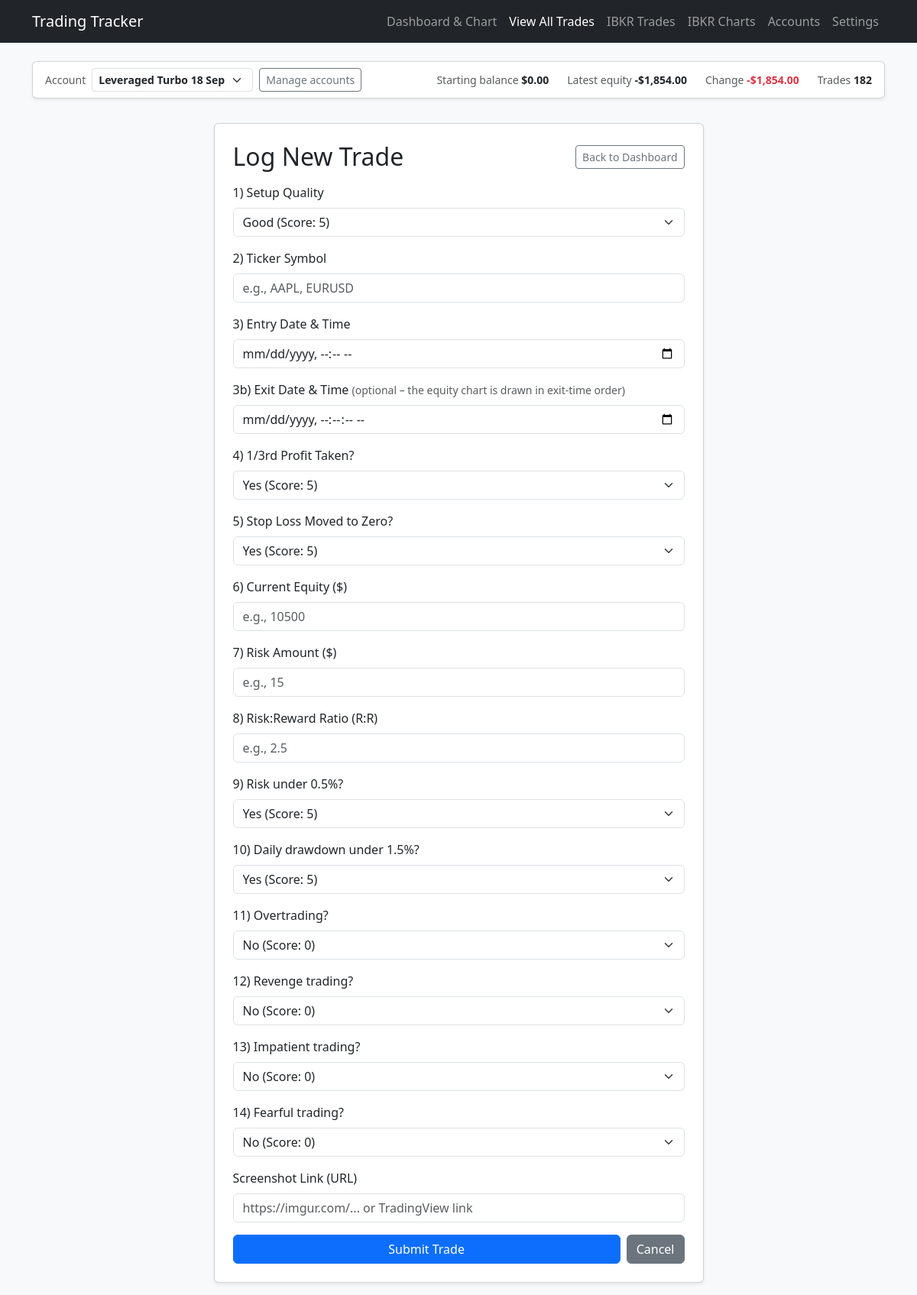
/new-trade, run on the app's committed database.
### flask_app.py (models this page shows, shortened)
class Account(db.Model):
    id = db.Column(db.Integer, primary_key=True)
    name = db.Column(db.String(60), unique=True, nullable=False)
    starting_balance = db.Column(db.Float, nullable=True)
    created = db.Column(db.DateTime, default=datetime.utcnow)

class Trade(db.Model):
    id = db.Column(db.Integer, primary_key=True)
    position = db.Column(db.Integer, default=0)
    setup_quality_str = db.Column(db.String(20), nullable=False)
    ticker = db.Column(db.String(20), nullable=False)
    entry_datetime = db.Column(db.String(50), nullable=False)
    profit_taken_str = db.Column(db.String(10), nullable=False)
    stop_loss_zero_str = db.Column(db.String(10), nullable=False)
    current_equity = db.Column(db.Float, nullable=False)
    risk_str = db.Column(db.String(20), nullable=False)
    risk_reward_str = db.Column(db.String(20), nullable=False)
    risk_under_half_str = db.Column(db.String(10), nullable=True)
    daily_risk_str = db.Column(db.String(10), nullable=True)
    overtrading_str = db.Column(db.String(10), nullable=True, default='no')
    revenge_trading_str = db.Column(db.String(10), nullable=True, default='no')
    impatient_trading_str = db.Column(db.String(10), nullable=True, default='no')
    fearful_trading_str = db.Column(db.String(10), nullable=True, default='no')
    setup_score = db.Column(db.Float, nullable=False)
    profit_score = db.Column(db.Float, nullable=False)
    stop_loss_score = db.Column(db.Float, nullable=False)
    risk_score = db.Column(db.Float, nullable=False)
    risk_reward_score = db.Column(db.Float, nullable=False)
    daily_risk_score = db.Column(db.Float, nullable=True, default=0.0)
    psychology_score = db.Column(db.Float, nullable=True, default=0.0)
    total_score = db.Column(db.Float, nullable=False)
    timestamp = db.Column(db.DateTime, default=datetime.utcnow)
    screenshot_url = db.Column(db.String(500), nullable=True)
    account_id = db.Column(db.Integer, db.ForeignKey('account.id'), nullable=True)
    exit_datetime = db.Column(db.String(50), nullable=True)

### flask_app.py (the view)
@app.route('/new-trade')
def new_trade_page():
    pts = {key: get_rule_points(key) for key in SCORING_RULES}
    account = get_active_account()
    has_trades = Trade.query.filter_by(account_id=account.id).first() is not None
    default_equity = (
        account.starting_balance
        if not has_trades and account.starting_balance is not None
        else None
    )
    return render_template('new_trade.html', pts=pts, default_equity=default_equity)

### flask_app.py (called while the page is built)
def parse_points(text, count):
    parts = [p for p in re.split(r'[/,\s]+', str(text or '').strip()) if p]
    if len(parts) != count:
        return None
    try:
        return [float(p) for p in parts]
    except ValueError:
        return None

def get_rule_points(key):
    rule = SCORING_RULES[key]
    setting = AppSetting.query.filter_by(key=key).first()
    if setting:
        parsed = parse_points(setting.value, rule['count'])
        if parsed is not None:
            return parsed
    return list(rule['defaults'])

def get_active_account():
    try:
        account = db.session.get(Account, int(request.cookies.get('account_id', '')))
    except ValueError:
        account = None
    return account or Account.query.order_by(Account.id.asc()).first()

def trade_profit_loss(trade):
    try:
        return float(trade.risk_str) * float(trade.risk_reward_str)
    except (TypeError, ValueError):
        return 0.0

def account_summary(account):
    trades = (
        Trade.query.filter_by(account_id=account.id)
        .order_by(Trade.position.asc())
        .all()
    )
    start = account.starting_balance
    latest = trades[-1].current_equity if trades else start
    change = latest - start if latest is not None and start is not None else None
    change_pct = change / start * 100 if change is not None and start and start > 0 else None
    return {
        'trade_count': len(trades),
        'starting_balance': start,
        'latest_equity': latest,
        'change': change,
        'change_pct': change_pct,
        'net_pl': sum(trade_profit_loss(t) for t in trades),
        'avg_score': (
            sum(t.total_score for t in trades) / len(trades) if trades else None
        ),
    }

@app.context_processor
def inject_accounts():
    return {
        'accounts': Account.query.order_by(Account.id.asc()).all(),
        'active_account': get_active_account(),
        'account_summary': account_summary,
    }

### templates/new_trade.html (shortened to what this page needs)
<!DOCTYPE html>
<html lang="en">
<head>
    <link href="https://cdn.jsdelivr.net/npm/bootstrap@5.3.0/dist/css/bootstrap.min.css" rel="stylesheet">
</head>
<body class="bg-light">
    <nav class="navbar navbar-expand-lg navbar-dark bg-dark mb-4">
    <div class="container">
        <a class="navbar-brand" href="/">Trading Tracker</a>
            <div class="navbar-nav">
                <a class="nav-link" href="/">Dashboard & Chart</a>
                <a class="nav-link active" href="/trades-list">View All Trades</a>
                <a class="nav-link" href="/ibkr">IBKR Trades</a>
                <a class="nav-link" href="/ibkr-charts">IBKR Charts</a>
                <a class="nav-link" href="/accounts">Accounts</a>
                <a class="nav-link" href="/settings">Settings</a>
            </div>
    </div>
    </nav>
{% include '_account_bar.html' %}
    <div class="container py-3">
        <div class="row justify-content-center">
            <div class="col-lg-7">
                <div class="card shadow-sm p-4">
                    <div class="d-flex justify-content-between align-items-center mb-3">
                        <h2 class="card-title m-0">Log New Trade</h2>
                        <a href="/" class="btn btn-outline-secondary btn-sm">Back to Dashboard</a>
                    </div>
                    <form id="tradeForm">
                        <div class="mb-3">
                            <label class="form-label">1) Setup Quality</label>
                            <select class="form-select" id="setup_quality" required>
                                <option value="good">Good (Score: {{ "%g"|format(pts['setup_good'][0]) }})</option>
                            </select>
                        </div>
                        <div class="mb-3">
                            <label class="form-label">2) Ticker Symbol</label>
                            <input type="text" class="form-control" id="ticker" placeholder="e.g., AAPL, EURUSD" required>
                        </div>
                        <div class="mb-3">
                            <label class="form-label">3) Entry Date & Time</label>
                            <input type="datetime-local" class="form-control" id="entry_datetime" required>
                        </div>
                        <div class="mb-3">
                            <label class="form-label">3b) Exit Date &amp; Time <span class="text-muted small">(optional &ndash; the equity chart is drawn in exit-time order)</span></label>
                            <input type="datetime-local" step="1" class="form-control" id="exit_datetime">
                        </div>
                        <div class="mb-3">
                            <label class="form-label">4) 1/3rd Profit Taken?</label>
                            <select class="form-select" id="profit_taken" required>
                                <option value="yes">Yes (Score: {{ "%g"|format(pts['profit_yes'][0]) }})</option>
                            </select>
                        </div>
                        <div class="mb-3">
                            <label class="form-label">5) Stop Loss Moved to Zero?</label>
                            <select class="form-select" id="stop_loss_zero" required>
                                <option value="yes">Yes (Score: {{ "%g"|format(pts['sl_yes'][0]) }})</option>
                            </select>
                        </div>
                        <div class="mb-3">
                            <label class="form-label">6) Current Equity ($)</label>
                            <input type="number" step="any" class="form-control" id="current_equity" placeholder="e.g., 10500" required
                                   {% if default_equity is not none %}value="{{ default_equity }}"{% endif %}>
                        </div>
                        <div class="mb-3">
                            <label class="form-label">7) Risk Amount ($)</label>
                            <input type="number" step="any" class="form-control" id="risk_val" placeholder="e.g., 15" required>
                        </div>
                        <div class="mb-3">
                            <label class="form-label">8) Risk:Reward Ratio (R:R)</label>
                            <input type="number" step="any" class="form-control" id="risk_reward_val" placeholder="e.g., 2.5" required>
                        </div>
                        <div class="mb-3">
                            <label class="form-label">9) Risk under 0.5%?</label>
                            <select class="form-select" id="risk_under_half" required>
                                <option value="yes">Yes (Score: {{ "%g"|format(pts['risk_under_half'][0]) }})</option>
                            </select>
                        </div>
                        <div class="mb-3">
                            <label class="form-label">10) Daily drawdown under 1.5%?</label>
                            <select class="form-select" id="daily_risk" required>
                                <option value="yes">Yes (Score: {{ "%g"|format(pts['daily_dd'][0]) }})</option>
                            </select>
                        </div>
                        <div class="mb-3">
                            <label class="form-label">11) Overtrading?</label>
                            <select class="form-select" id="overtrading" required>
                                <option value="no">No (Score: {{ "%g"|format(pts['overtrading_yes'][1]) }})</option>
                            </select>
                        </div>
                        <div class="mb-3">
                            <label class="form-label">12) Revenge trading?</label>
                            <select class="form-select" id="revenge_trading" required>
                                <option value="no">No (Score: {{ "%g"|format(pts['revenge_yes'][1]) }})</option>
                            </select>
                        </div>
                        <div class="mb-3">
                            <label class="form-label">13) Impatient trading?</label>
                            <select class="form-select" id="impatient_trading" required>
                                <option value="no">No (Score: {{ "%g"|format(pts['impatient_yes'][1]) }})</option>
                            </select>
                        </div>
                        <div class="mb-3">
                            <label class="form-label">14) Fearful trading?</label>
                            <select class="form-select" id="fearful_trading" required>
                                <option value="no">No (Score: {{ "%g"|format(pts['fearful_yes'][1]) }})</option>
                            </select>
                        </div>
                        <div class="mb-3">
                            <label for="screenshot_url" class="form-label">Screenshot Link (URL)</label>
                            <input type="url" class="form-label form-control" id="screenshot_url" name="screenshot_url" placeholder="https://imgur.com/... or TradingView link" value="{{ trade.screenshot_url if trade else '' }}">
                        </div>
                        <div class="d-flex gap-2">
                            <button type="submit" class="btn btn-primary flex-grow-1">Submit Trade</button>
                            <a href="/" class="btn btn-secondary">Cancel</a>
                        </div>
                    </form>
                </div>
            </div>
        </div>
    </div>
</body>
</html>

### templates/_account_macros.html
{% macro money(v) -%}
{%- if v is none -%}&mdash;{%- else -%}{{ '-' if v < 0 else '' }}${{ '{:,.2f}'.format(v | abs) }}{%- endif -%}
{%- endmacro %}
{% macro signed(v) -%}
{%- if v is none -%}&mdash;{%- else -%}{{ '+' if v > 0 else '-' if v < 0 else '' }}${{ '{:,.2f}'.format(v | abs) }}{%- endif -%}
{%- endmacro %}
{% macro tone(v) -%}
{{ 'text-success' if v is not none and v > 0 else 'text-danger' if v is not none and v < 0 else '' }}
{%- endmacro %}

### data on the page
Account: starting_balance "0.00"
Trade: current_equity "-", current_equity "1,854.00"

### other printed values
{{ '+' if v > 0 else '-' if v < 0 else '' }} "-"
{{ '{:,.2f}'.format(v | abs) }} "1,854.00"
{{ s.trade_count }} "182"
form field value "Leveraged Turbo 18 Sep"
